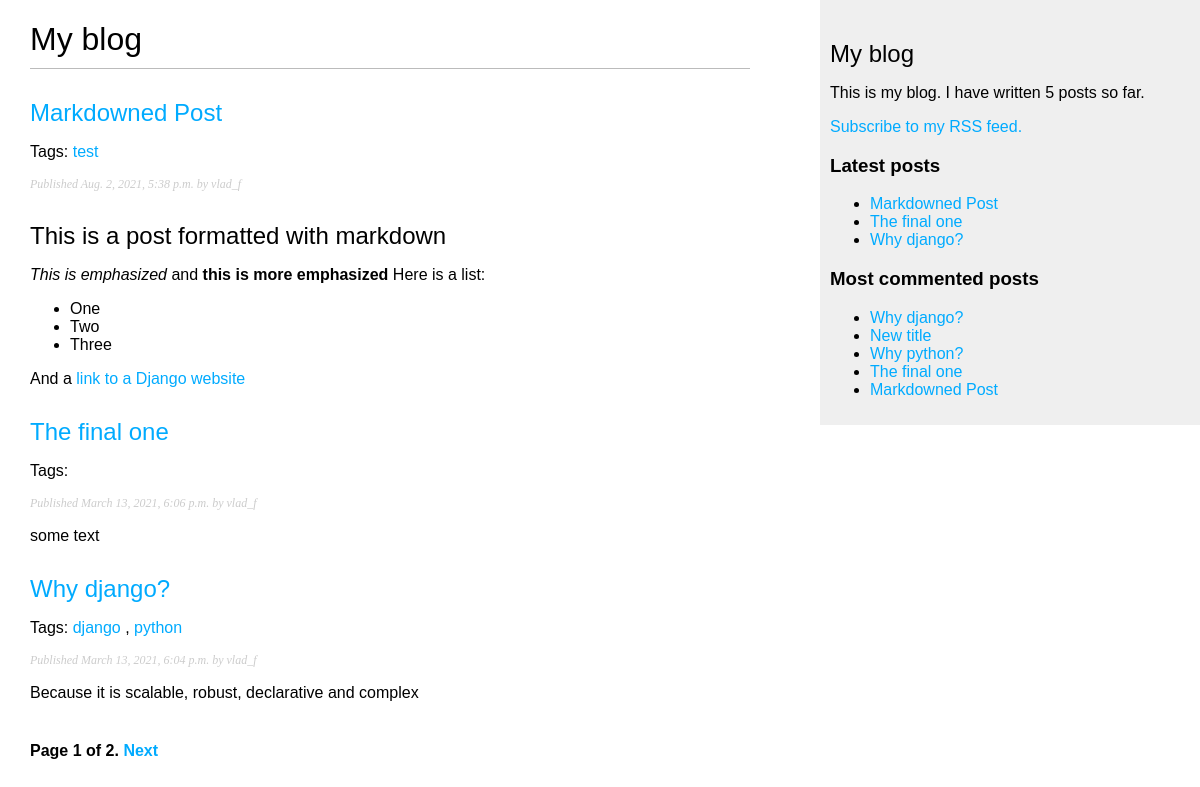
Screenshot of /blog/ with the database file from the repository.
### app/models.py (models this page shows, shortened)
class Post(models.Model):
    tags = TaggableManager()
    STATUS_CHOICES = (
        ('draft', 'Draft'),
        ('published', 'Published')
    )
    title = models.CharField(max_length=250)
    slug = models.SlugField(max_length=250,
                            unique_for_date='published')
    author = models.ForeignKey(User,
                               on_delete=models.CASCADE,
                               related_name='blog_posts')
    body = models.TextField()
    published = models.DateTimeField(default=timezone.now)
    created = models.DateTimeField(auto_now_add=True)
    updated = models.DateTimeField(auto_now=True)
    status = models.CharField(max_length=10,
                              choices=STATUS_CHOICES,
                              default='draft')
    objects = models.Manager()  # The default manager
    published_posts = PublishedManager()  # The custom manager
    class Meta:
        ordering = ('-published',)
    def get_absolute_url(self):
        return reverse('app:post_detail',
                       args=[
                           self.published.year,
                           self.published.month,
                           self.published.day,
                           self.slug
                       ])

### app/views.py (the view)
# urls.py: path('', views.post_list, name='post_list'),
def post_list(request, tag_slug=None):
    posts = Post.published_posts.all()
    tag = None
    if tag_slug:
        tag = get_object_or_404(Tag, slug=tag_slug)
        posts = posts.filter(tags__pk=tag.pk)
    paginator = Paginator(posts, 3)  # 3 posts in each page
    page = request.GET.get('page')
    try:
        posts = paginator.page(page)
    except PageNotAnInteger:
        posts = paginator.page(1)
    except EmptyPage:
        posts = paginator.page(paginator.num_pages)
    return render(request,
                  'app/post/list.html',
                  {
                      'page': page,
                      'posts': posts,
                      'tag': tag
                  })

### app/models.py (called while the page is built)
    def get_queryset(self):
        return super(PublishedManager, self).get_queryset() \
            .filter(status='published')

### app/templatetags/blog_tags.py (called while the page is built)
@register.filter(name="markdown")
def markdown_format(text):
    return mark_safe(markdown.markdown(text, extensions=['sane_lists']))

@register.simple_tag(name="total_published")
def total_posts():
    return Post.published_posts.count()

@register.inclusion_tag(filename='app/post/latest_posts.html')
def show_latest_posts(count=5):
    latest_posts = Post.published_posts.order_by('-published')[:count]
    return {'latest_posts': latest_posts}

@register.simple_tag(name="most_commented_posts")
def get_most_commented_posts(count=5):
    return Post.published_posts.annotate(
        total_comments=Count("comments")
    ).order_by("-total_comments")[:count]

### app/templates/app/post/list.html (shortened to what this page needs)
{% extends "app/base.html" %}
{% load blog_tags %}
{% block content %}
    <h1> My blog </h1>
    {% for post in posts %}
        <h2>
            <a href="{{post.get_absolute_url}}">
                {{post.title}}
            </a>
        </h2>
        <p class="tags">
            Tags:
            {% for tag in post.tags.all %}
                <a href="{% url "app:post_list_by_tag" tag.slug %}">
                    {{ tag.name }}
                </a>
                {% if not forloop.last %}, {% endif %}
            {% endfor %}
        </p>
        <p class="date">
            Published {{post.published }} by {{post.author}}
        </p>
            {{ post.body|markdown|truncatewords_html:30}}
    {% endfor %}
    {%include "pagination.html" with page=posts %}
{% endblock %}

### app/templates/app/base.html (shortened to what this page needs)
{% load static %}
{% load blog_tags %}
<!DOCTYPE html>
<html>
    <head>
        <link href="{% static "css/app.css" %}" rel="stylesheet">
    </head>
    <body>
        <div id="content">
            {% block content %} {%endblock%}
        </div>
        <div id="sidebar">
            <h2> My blog </h2>
            <p> This is my blog. I have written {% total_published %} posts so far. <p>
            <p>
                <a href="{% url "app:post_feed" %}"> Subscribe to my RSS feed.</a>
            </p>
            <h3> Latest posts </h3>
            {% show_latest_posts 3 %}
            <h3> Most commented posts</h3>
            {% most_commented_posts as mc_posts %}
            <ul>
                {% for post in mc_posts %}
                    <li>
                        <a href="{{ post.get_absolute_url }}"> {{ post.title }}</a>
                    </li>
                {% empty %}
                    <p> There are no posts. </p>
                {% endfor %}
            </ul>
        </div>
    </body>
</html>

### app/templates/pagination.html (shortened to what this page needs)
<div class="pagination">
<span class="step-links">
    <span class="current">
        Page {{page.number}} of {{ page.paginator.num_pages }}.
    </span>
    {% if page.has_next %}
        <a href="?page={{ page.next_page_number }}"> Next </a>
    {% endif %}
</span>
</div>

### app/templates/app/post/latest_posts.html
<ul>
    {% for post in latest_posts %}
        <li>
            <a href="{{ post.get_absolute_url }}"> {{ post.title }}</a>
        </li>
    {% empty %}
        <p> No posts to display...</p>
    {% endfor %}
</ul>

### app/static/css/app.css (style rules this page uses)
body { margin:0; padding:0; font-family:helvetica, sans-serif; }
a { color:#00abff; text-decoration:none; }
h1 { font-weight:normal; border-bottom:1px solid #bbb; padding:0 0 10px 0; }
h2 { font-weight:normal; margin:30px 0 0; }
#content { float:left; width:60%; padding:0 0 0 30px; }
#sidebar { float:right; width:30%; padding:10px; background:#efefef; height:100%; }
p.date { color:#ccc; font-family: georgia, serif; font-size: 12px; font-style: italic; }
.pagination { margin:40px 0; font-weight:bold; }

### rows the page displays
Post: title "Markdowned Post", published "Aug. 2, 2021, 5:38 p.m.", author "vlad_f", body "This is a post formatted with markdown This is emphasized and this is more emphasized Here is a list: One Two Three And a link to a Django website"
Tag: name "test"
Post: title "The final one", published "March 13, 2021, 6:06 p.m.", author "vlad_f", body "some text"
Post: title "Why django?", published "March 13, 2021, 6:04 p.m.", author "vlad_f", body "Because it is scalable, robust, declarative and complex"
Tag: name "django"
Tag: name "python"
Post: title "New title"
Post: title "Why python?"

### other values shown
{{ page.number }} "1"
{{ page.paginator.num_pages }} "2"
